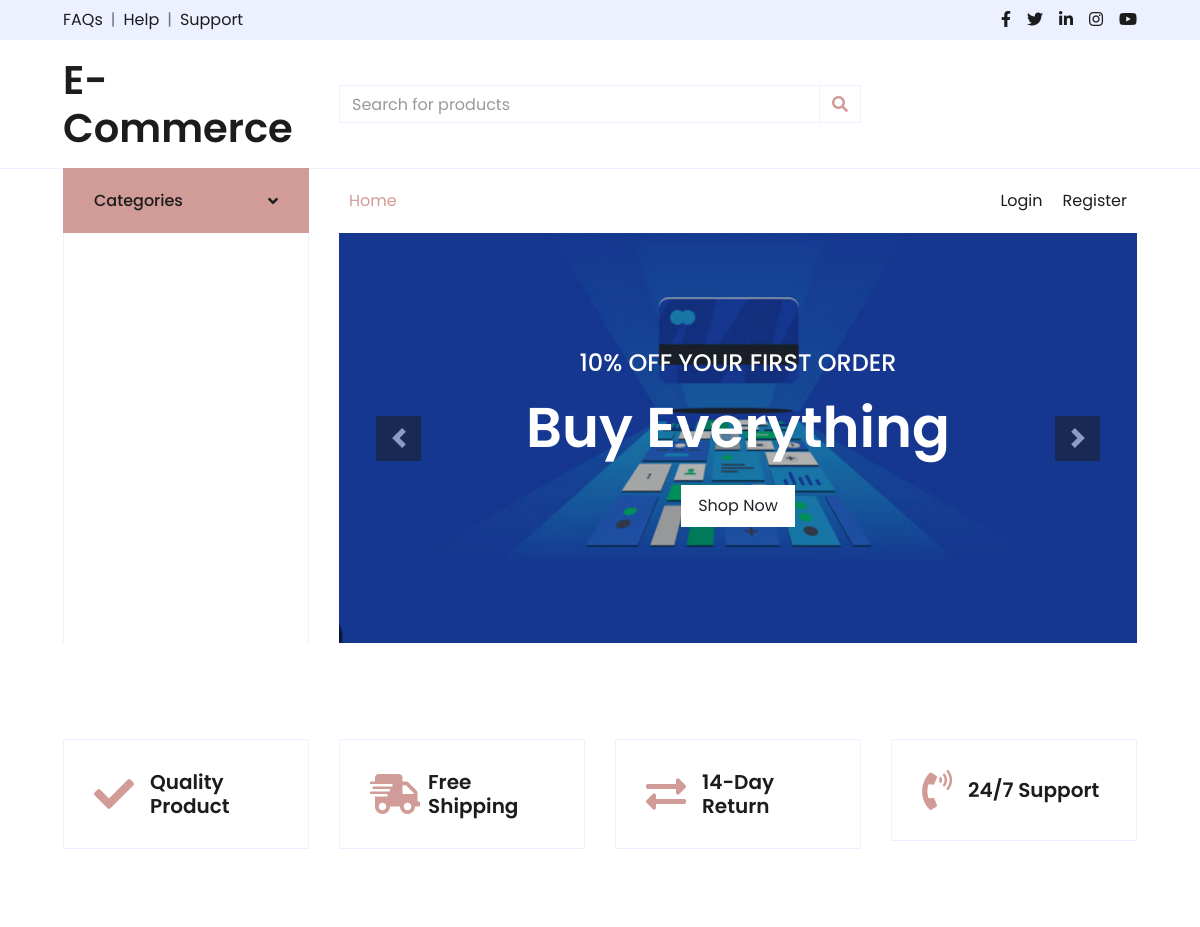
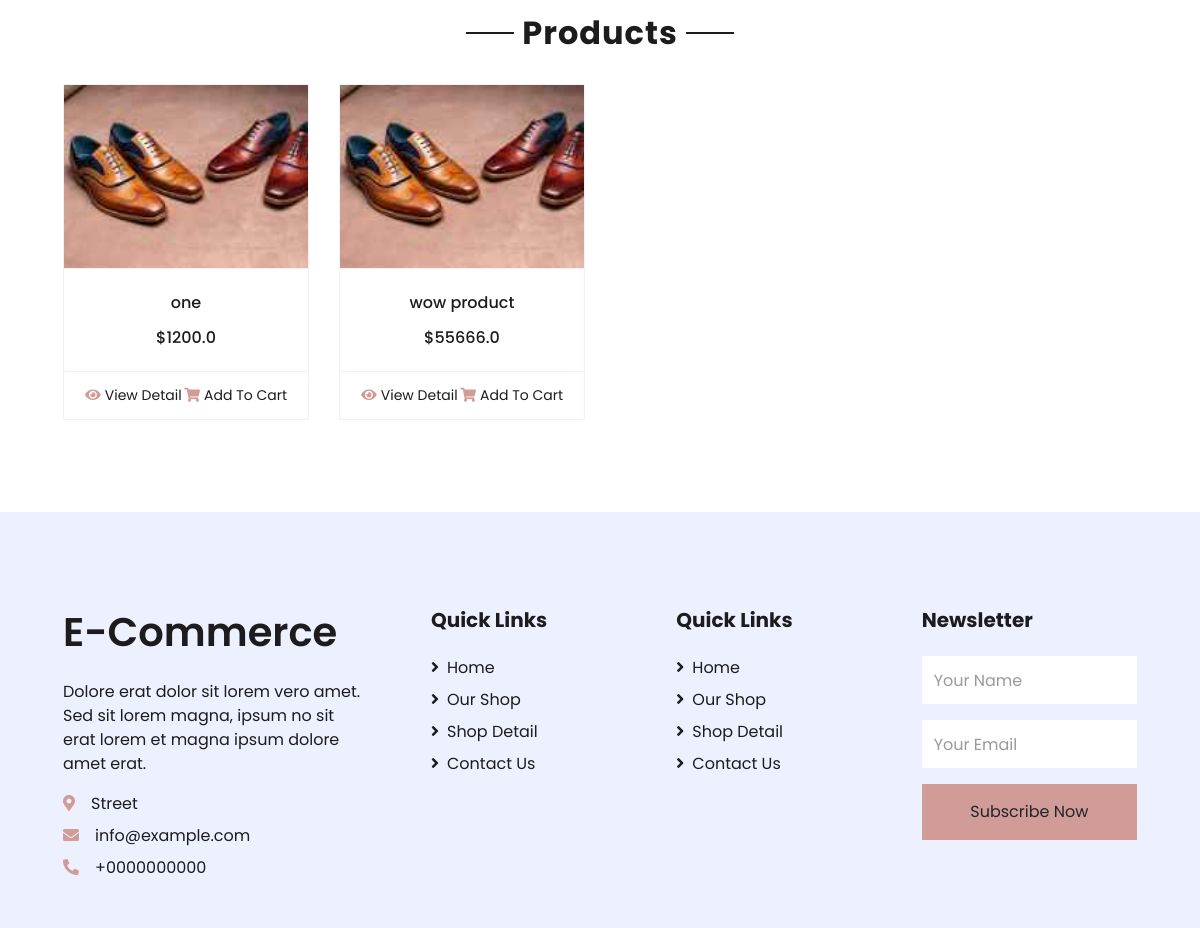
Before: / with the older database file (2 pictures, top to bottom).
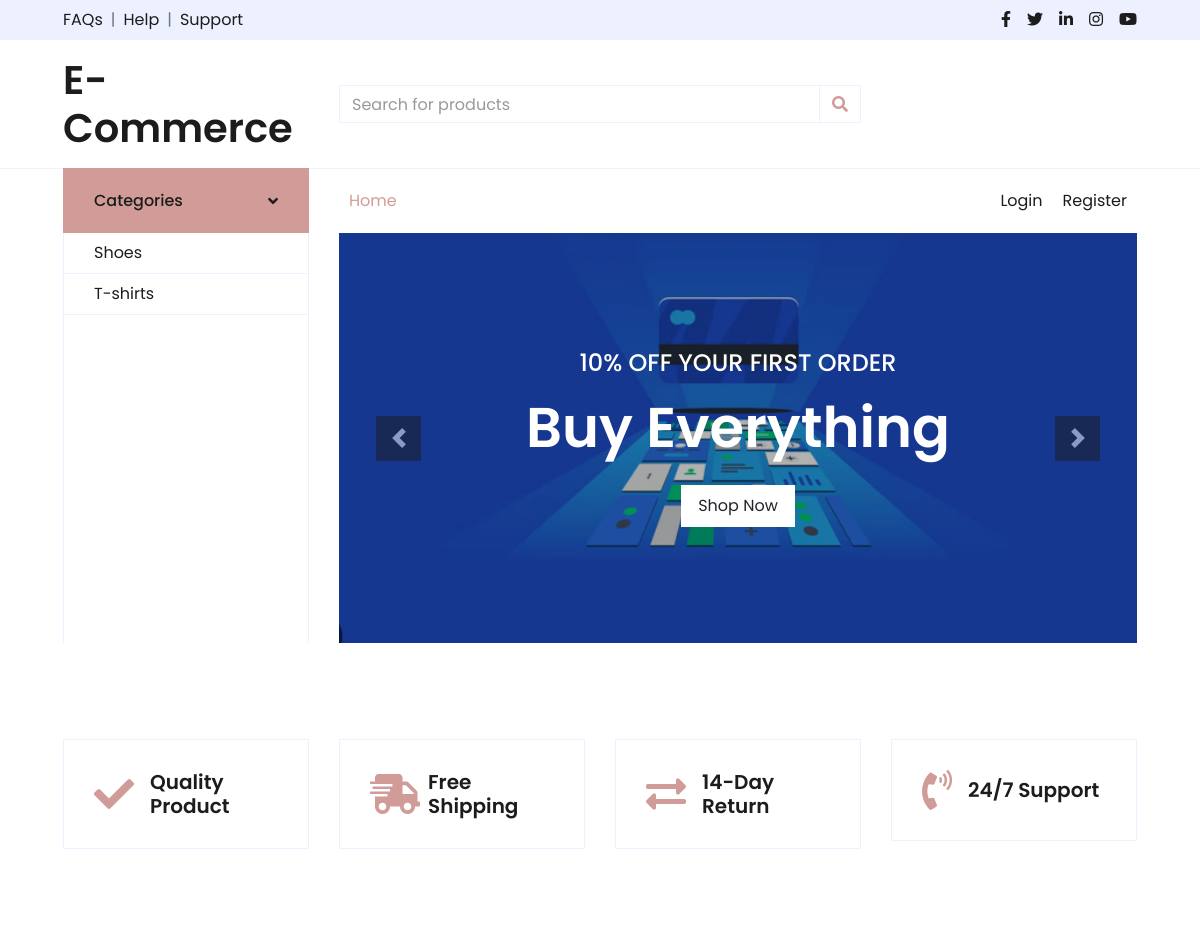
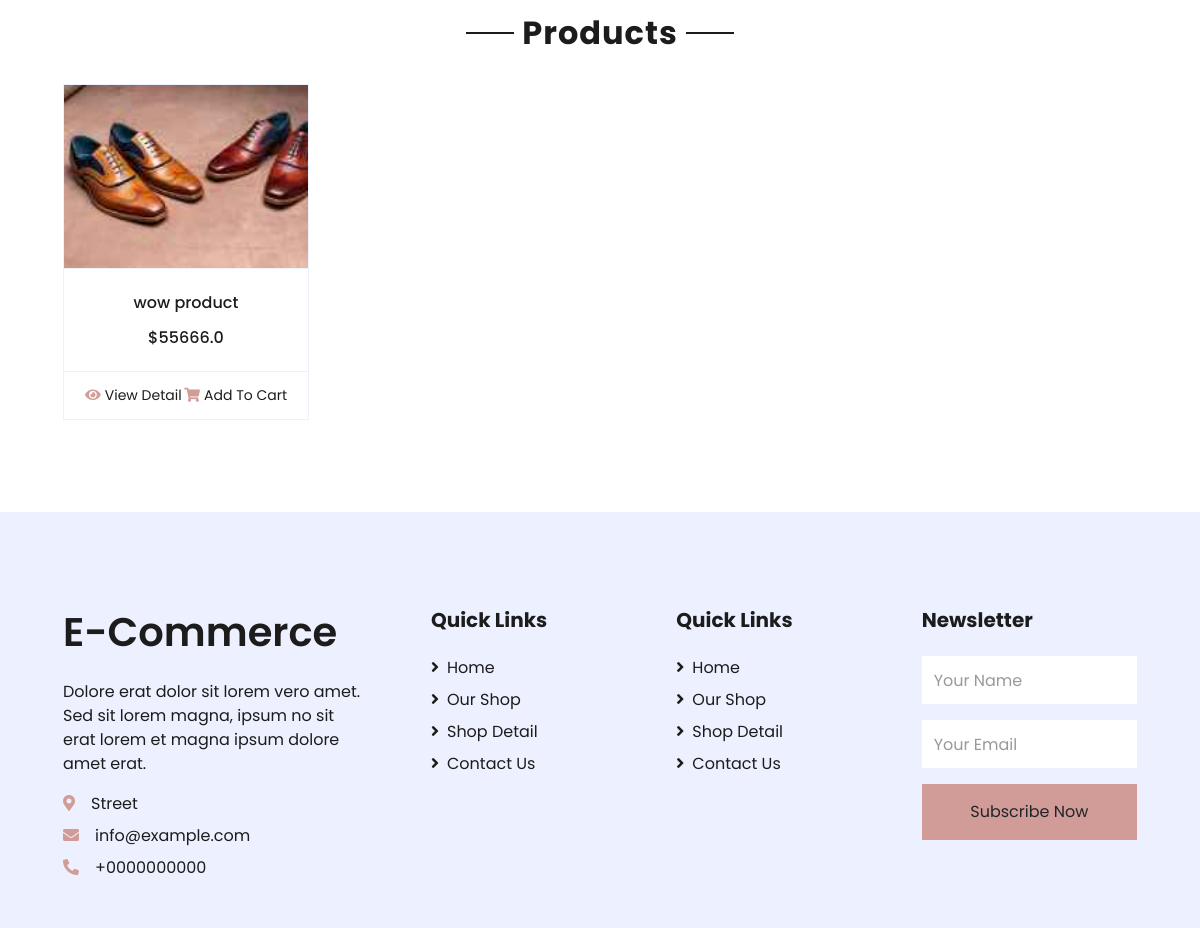
After: the same page with the newer database file (2 pictures, top to bottom).
### shop/models.py (models this page shows, shortened)
class Item(models.Model):
    uploader = models.ForeignKey(User, null=True, on_delete=models.SET_NULL, related_name='products')
    title = models.CharField(max_length= 100)
    slug = models.SlugField(unique= True)
    price = models.FloatField()
    image = models.ImageField(upload_to='images')
    description = models.TextField()
    category = models.ManyToManyField(Category, related_name='products')
    def get_absolute_url(self):
        return reverse ('shop:product', kwargs = {'slug': self.slug})

class Category(models.Model):
    title = models.CharField(max_length=202)
    slug = models.SlugField(max_length=100, unique=True)

### shop/views.py (the view)
# urls.py: 2. Add a URL to urlpatterns:  path('', Home.as_view(), name='home')
def Home(request):
    products = Item.objects.all()
    categories = Category.objects.all()
    context = {
        'products': products,
        'categories': categories
    }
    return render(request, 'home.html', context)

### shop/templates/home.html (shortened to what this page needs)
{% extends 'base.html' %}
{% load static %}
{% block maincontainer %}
    <div class="container-fluid mb-5">
        <div class="row border-top px-xl-5">
            <div class="col-lg-3 d-none d-lg-block">
                <a class="btn shadow-none d-flex align-items-center justify-content-between bg-primary text-white w-100" data-toggle="collapse" href="#navbar-vertical" style="height: 65px; margin-top: -1px; padding: 0 30px;">
                    <h6 class="m-0">Categories</h6>
                    <i class="fa fa-angle-down text-dark"></i>
                </a>
                <nav class="collapse show navbar navbar-vertical navbar-light align-items-start p-0 border border-top-0 border-bottom-0" id="navbar-vertical">
                    <div class="navbar-nav w-100 overflow-hidden" style="height: 410px">
                     {% for cat in categories %}
                        <a href="{% url 'shop:category' cat.slug %}" class="nav-item nav-link">{{cat.title}}</a>
                        {% endfor %}
                    </div>
                </nav>
            </div>
            <div class="col-lg-9">
                 <nav class="navbar navbar-expand-lg bg-light navbar-light py-3 py-lg-0 px-0">
                    <div class="collapse navbar-collapse justify-content-between" id="navbarCollapse">
                        <div class="navbar-nav mr-auto py-0">
                            <a href="{% url 'shop:home' %}" class="nav-item nav-link active">Home</a>
                        </div>
                        <div class="navbar-nav ml-auto py-0">
                            {% if user.is_authenticated %}
                            <a href="{% url 'account:home' %}" class="nav-item nav-link">Dashboard</a>
                            {% else %}
                            <a href="{% url 'account:login' %}" class="nav-item nav-link">Login</a>
                            <a href="{% url 'account:register' %}" class="nav-item nav-link">Register</a>
                            {% endif %}
                        </div>
                    </div>
                </nav>
                {% block crosual %}
                <div id="header-carousel" class="carousel slide" data-ride="carousel">
                    <div class="carousel-inner">
                        <div class="carousel-item active" style="height: 410px;">
                            <img class="img-fluid" src="{% static 'shop/img/wallpaper1.png' %}" alt="Image">
                            <div class="carousel-caption d-flex flex-column align-items-center justify-content-center">
                                <div class="p-3" style="max-width: 700px;">
                                    <h4 class="text-light text-uppercase font-weight-medium mb-3">10% Off Your First Order</h4>
                                    <h3 class="display-4 text-white font-weight-semi-bold mb-4">Buy Everything</h3>
                                    <a href="" class="btn btn-light py-2 px-3">Shop Now</a>
                                </div>
                            </div>
                        </div>
                    </div>
                    <a class="carousel-control-prev" href="#header-carousel" data-slide="prev">
                        <div class="btn btn-dark" style="width: 45px; height: 45px;">
                            <span class="carousel-control-prev-icon mb-n2"></span>
                        </div>
                    </a>
                    <a class="carousel-control-next" href="#header-carousel" data-slide="next">
                        <div class="btn btn-dark" style="width: 45px; height: 45px;">
                            <span class="carousel-control-next-icon mb-n2"></span>
                        </div>
                    </a>
                </div>
                {% endblock %}
            </div>
        </div>
    </div>
{% endblock %}
        {% block product_quality %}
    <div class="container-fluid pt-5">
        <div class="row px-xl-5 pb-3">
            <div class="col-lg-3 col-md-6 col-sm-12 pb-1">
                <div class="d-flex align-items-center border mb-4" style="padding: 30px;">
                    <h1 class="fa fa-check text-primary m-0 mr-3"></h1>
                    <h5 class="font-weight-semi-bold m-0">Quality Product</h5>
                </div>
            </div>
            <div class="col-lg-3 col-md-6 col-sm-12 pb-1">
                <div class="d-flex align-items-center border mb-4" style="padding: 30px;">
                    <h1 class="fa fa-shipping-fast text-primary m-0 mr-2"></h1>
                    <h5 class="font-weight-semi-bold m-0">Free Shipping</h5>
                </div>
            </div>
            <div class="col-lg-3 col-md-6 col-sm-12 pb-1">
                <div class="d-flex align-items-center border mb-4" style="padding: 30px;">
                    <h1 class="fas fa-exchange-alt text-primary m-0 mr-3"></h1>
                    <h5 class="font-weight-semi-bold m-0">14-Day Return</h5>
                </div>
            </div>
            <div class="col-lg-3 col-md-6 col-sm-12 pb-1">
                <div class="d-flex align-items-center border mb-4" style="padding: 30px;">
                    <h1 class="fa fa-phone-volume text-primary m-0 mr-3"></h1>
                    <h5 class="font-weight-semi-bold m-0">24/7 Support</h5>
                </div>
            </div>
        </div>
    </div>
    {% endblock %}
    {% block main %}
    <div class="container-fluid pt-5">
        <div class="text-center mb-4">
            {% if not category %}
            <h2 class="section-title px-5"><span class="px-2">Products</span></h2>
            {% else %}
            <h2 class="section-title px-5"><span class="px-2">Category of {{category.title}}</span></h2>
            {% endif %}
        </div>
        <div class="row px-xl-5 pb-3">
            {% for product in products %}
            <div class="col-lg-3 col-md-6 col-sm-12 pb-1">
                <div class="card product-item border-0 mb-4">
                    <div class="card-header product-img position-relative overflow-hidden bg-transparent border p-0">
                        <img class="img-fluid w-100" src="{{product.image.url}}" alt="">
                    </div>
                    <div class="card-body border-left border-right text-center p-0 pt-4 pb-3">
                        <h6 class="text-truncate mb-3">{{product.title}}</h6>
                        <div class="d-flex justify-content-center">
                            <h6>${{product.price}}</h6>
                        </div>
                    </div>
                    <div class="card-footer d-flex justify-content-between bg-light border">
                        <a href="{{product.get_absolute_url}}" class="btn btn-sm text-dark p-0"><i class="fas fa-eye text-primary mr-1"></i>View Detail</a>
                        <a href="{% url 'shop:add-to-cart' slug=product.slug %}" class="btn btn-sm text-dark p-0"><i class="fas fa-shopping-cart text-primary mr-1"></i>Add To Cart</a>
                    </div>
                </div>
            </div>
            {% endfor %}
        </div>
    </div>
    {% endblock %}

### shop/templates/base.html (shortened to what this page needs)
{% load static %}
{% load cart_template_tags %}
<!DOCTYPE html>
<html lang="en">
<head>
    <link href="https://cdnjs.cloudflare.com/ajax/libs/font-awesome/5.10.0/css/all.min.css" rel="stylesheet">
    <link rel="stylesheet" href="https://cdnjs.cloudflare.com/ajax/libs/OwlCarousel2/2.3.4/assets/owl.carousel.css">
    <link href="{% static 'shop/css/style.css' %}" rel="stylesheet">
</head>
<body>
    <div class="container-fluid">
        <div class="row bg-secondary py-2 px-xl-5">
            <div class="col-lg-6 d-none d-lg-block">
                <div class="d-inline-flex align-items-center">
                    <a class="text-dark" href="">FAQs</a>
                    <span class="text-muted px-2">|</span>
                    <a class="text-dark" href="">Help</a>
                    <span class="text-muted px-2">|</span>
                    <a class="text-dark" href="">Support</a>
                </div>
            </div>
            <div class="col-lg-6 text-center text-lg-right">
                <div class="d-inline-flex align-items-center">
                    <a class="text-dark px-2" href="">
                        <i class="fab fa-facebook-f"></i>
                    </a>
                    <a class="text-dark px-2" href="">
                        <i class="fab fa-twitter"></i>
                    </a>
                    <a class="text-dark px-2" href="">
                        <i class="fab fa-linkedin-in"></i>
                    </a>
                    <a class="text-dark px-2" href="">
                        <i class="fab fa-instagram"></i>
                    </a>
                    <a class="text-dark pl-2" href="">
                        <i class="fab fa-youtube"></i>
                    </a>
                </div>
            </div>
        </div>
        <div class="row align-items-center py-3 px-xl-5">
            <div class="col-lg-3 d-none d-lg-block">
                <a href="{% url 'shop:home' %}" class="text-decoration-none">
                    <h1 class="m-0 display-5 font-weight-semi-bold">E-Commerce</h1>
                </a>
            </div>
            <div class="col-lg-6 col-6 text-left">
                <form action="{% url 'shop:search' %}">
                    <div class="input-group">
                        <input type="search" name="keyword" class="form-control" placeholder="Search for products">
                        <div class="input-group-append">
                            <span class="input-group-text bg-transparent text-primary">
                                <i class="fa fa-search"></i>
                            </span>
                        </div>
                    </div>
                </form>
            </div>
        </div>
    </div>
{% block maincontainer %}{% endblock %}
    {% block product_quality %}
    {% endblock %}
   {% block main %}
   {% endblock %}
    <div class="container-fluid bg-secondary text-dark mt-5 pt-5">
        <div class="row px-xl-5 pt-5">
            <div class="col-lg-4 col-md-12 mb-5 pr-3 pr-xl-5">
                <a href="" class="text-decoration-none">
                    <h1 class="mb-4 display-5 font-weight-semi-bold">E-Commerce</h1>
                </a>
                <p>Dolore erat dolor sit lorem vero amet. Sed sit lorem magna, ipsum no sit erat lorem et magna ipsum dolore amet erat.</p>
                <p class="mb-2"><i class="fa fa-map-marker-alt text-primary mr-3"></i>Street</p>
                <p class="mb-2"><i class="fa fa-envelope text-primary mr-3"></i>info@example.com</p>
                <p class="mb-0"><i class="fa fa-phone-alt text-primary mr-3"></i>+0000000000</p>
            </div>
            <div class="col-lg-8 col-md-12">
                <div class="row">
                    <div class="col-md-4 mb-5">
                        <h5 class="font-weight-bold text-dark mb-4">Quick Links</h5>
                        <div class="d-flex flex-column justify-content-start">
                            <a class="text-dark mb-2" href="#"><i class="fa fa-angle-right mr-2"></i>Home</a>
                            <a class="text-dark mb-2" href="#"><i class="fa fa-angle-right mr-2"></i>Our Shop</a>
                            <a class="text-dark mb-2" href="#"><i class="fa fa-angle-right mr-2"></i>Shop Detail</a>
                            <a class="text-dark" href="#"><i class="fa fa-angle-right mr-2"></i>Contact Us</a>
                        </div>
                    </div>
                    <div class="col-md-4 mb-5">
                        <h5 class="font-weight-bold text-dark mb-4">Quick Links</h5>
                        <div class="d-flex flex-column justify-content-start">
                            <a class="text-dark mb-2" href="#"><i class="fa fa-angle-right mr-2"></i>Home</a>
                            <a class="text-dark mb-2" href="#"><i class="fa fa-angle-right mr-2"></i>Our Shop</a>
                            <a class="text-dark mb-2" href="#"><i class="fa fa-angle-right mr-2"></i>Shop Detail</a>
                            <a class="text-dark" href="#"><i class="fa fa-angle-right mr-2"></i>Contact Us</a>
                        </div>
                    </div>
                    <div class="col-md-4 mb-5">
                        <h5 class="font-weight-bold text-dark mb-4">Newsletter</h5>
                        <form action="">
                            <div class="form-group">
                                <input type="text" class="form-control border-0 py-4" placeholder="Your Name" required="required" />
                            </div>
                            <div class="form-group">
                                <input type="email" class="form-control border-0 py-4" placeholder="Your Email"
                                    required="required" />
                            </div>
                            <div>
                                <button class="btn btn-primary btn-block border-0 py-3" type="submit">Subscribe Now</button>
                            </div>
                        </form>
                    </div>
                </div>
            </div>
        </div>
    </div>
</body>
</html>

Changed rows visible on the page:
removed Item: image (picture), title "one", price "1200.0"
added Category: title "Shoes"
added Category: title "T-shirts"
